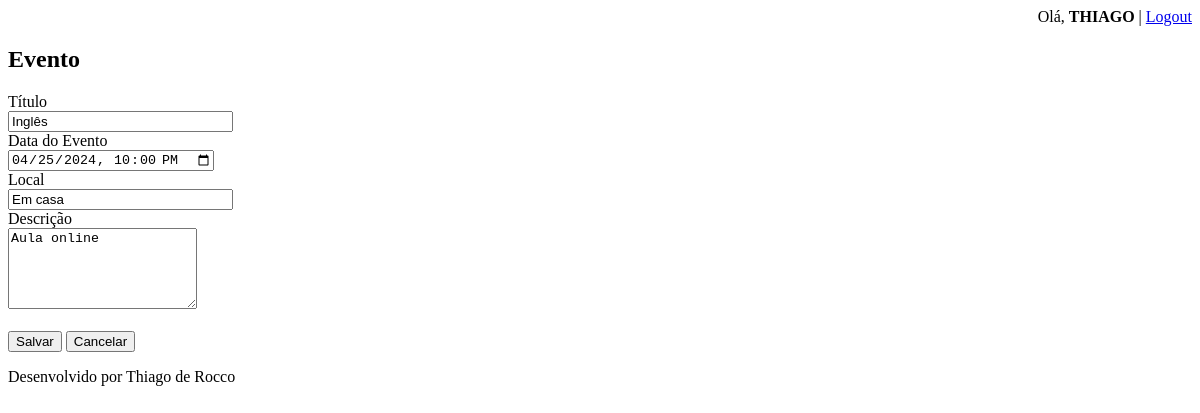
The app's page /agenda/evento/?id=12 (signed in), older data.
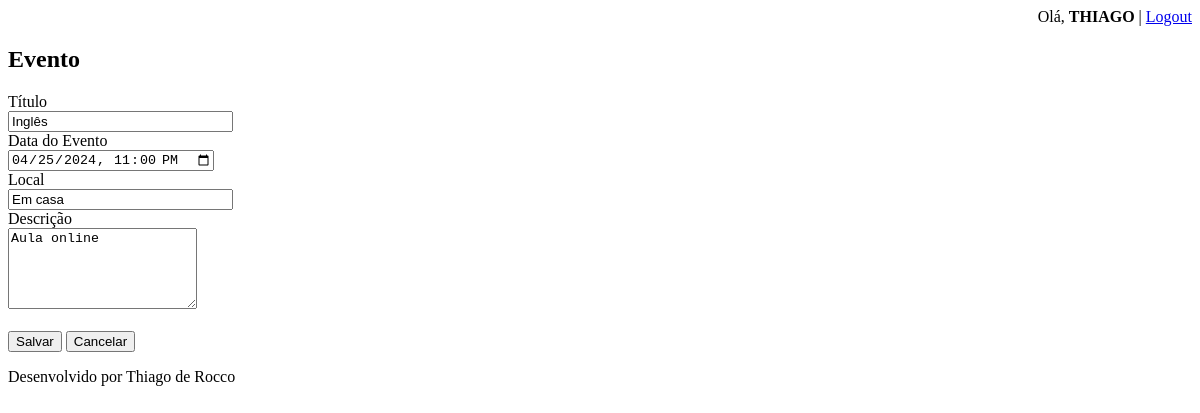
The same page, newer data.
### core/models.py (models this page shows, shortened)
class Evento(models.Model):
    titulo = models.CharField(max_length=100)
    descricao = models.TextField(blank=True, null=True)
    local = models.CharField(max_length=100, blank=True, null=True)
    data_evento = models.DateTimeField(verbose_name='Data do Evento')
    data_criacao = models.DateTimeField(auto_now=True)
    usuario = models.ForeignKey(User, on_delete=models.CASCADE)
    class Meta:
        db_table = 'evento'
    def get_data_input_evento(self):
        return self.data_evento.strftime('%Y-%m-%dT%H:%M')

### core/views.py (the view)
# urls.py: path('agenda/evento/', views.evento),
@login_required(login_url='/login/')
def evento(request):
    usuario = request.user
    dados = {'usuario': usuario}
    id_evento = request.GET.get('id')
    if id_evento:
        evento = Evento.objects.get(id=id_evento)
        if evento.usuario == usuario:
            dados['evento'] = Evento.objects.get(id=id_evento)
        else:
            raise Http404()
    return render(request, 'evento.html', dados)

### templates/evento.html (shortened to what this page needs)
{% extends "model-page.html" %}
{% block content %}
<h2>Evento</h2>
<form action="submit" method="POST">
    <label>Título</label>
    <br>
    <input type="text" name="titulo" size="25" value="{{ evento.titulo }}" required>
    <br>
    <label>Data do Evento</label>
    <br>
    <input type="datetime-local" name="data_evento" value="{{ evento.get_data_input_evento }}" required>
    <br>
    <label>Local</label>
    <br>
    <input type="text" name="local" size="25" value="{{ evento.local }}" required>
    <br>
    <label>Descrição</label>
    <br>
    <textarea name="descricao" rows="5" cols="21">{{ evento.descricao }}</textarea>
    <br><br>
    <button type="submit">Salvar</button>
    <a href="/">
        <button type="button">Cancelar</button>
    </a>
</form>
{% endblock %}

Row changes from the older to the newer data that the page shows:
changed Evento "Inglês": data_evento "04/25/2024 22:00" → "04/25/2024 23:00"
